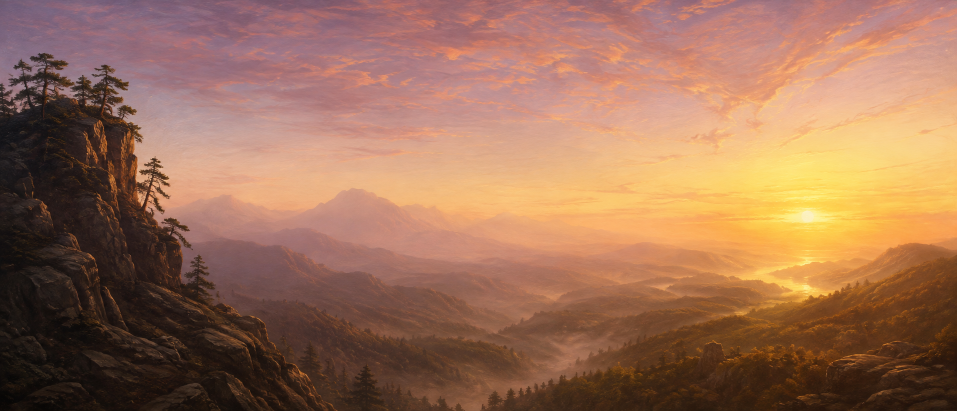
#> input picture docs/design/reference/bg-wide.png, 1913 x 822 px (shown at 1/2 size)
$ python build_bg_wide.py
#> lines starting #> are read from the running program, lines starting #| are printed output that depends on the picture
"""Skalerer spilskærmens brede baggrundsmaleri til de bredder spillet bruger.

Dommeren målte hele lærredet som forkert materiale: `body` var en CSS-gradient,
mens referencen er et malet landskab. Ingen mængde tokens kan lave en gradient
om til et maleri — derfor gik fundet i asset-køen og ikke i `tuning.css`.

Maleriet kan ikke skæres ud af mockuppen. UI-panelet dækker 77 % af fladen, så
kun to strimler på 168 px i hver side er ren baggrund; at strække dem til et
fuldt lærred giver udtværing, ikke et landskab. Billedet er derfor malet forfra
i samme register som referencen: kølig, diset, lav kontrast.

Bredden er valgt efter Martins krav: ét bredt maleri, som CSS `cover`er fra 4:3
op til ultrabredt, i stedet for ét billede per rude. Kildeforholdet er 21:9.

Bemærk om opløsning: kilden er 1913 px bred. På en 4:3-rude skalerer `cover`
efter HØJDEN, så et 1086 px højt vindue trækker billedet op til ~2527 px bredt.
Det er en opskalering på ~32 %. Maleriet er diset og uden fine detaljer, så det
bærer det — men derfor er 2560-varianten opskaleret fra kilden, ikke nedskaleret,
og det er den øvre grænse for, hvad der giver mening at levere.

Kør: python3 tools/art/build_bg_wide.py
"""
from pathlib import Path

import numpy as np
from PIL import Image

ROOT = Path(__file__).resolve().parents[2]
PAINTED = ROOT / "docs/design/reference/bg-wide.png"
OUT_DIR = ROOT / "src/assets/art"
WIDTHS = (1600, 2560)
ASPECT = 21 / 9


def _grade(src: Image.Image) -> Image.Image:
    """Trækker maleriet over i referencens kulør.

    Generatoren leverede et VARMT soloprindsmaleri, selvom prompten bad om
    "kølig, diset, lav kontrast" — samme svigt som stentavlen til Kombinér.
    Rettelsen er ikke en ny prompt, men en målt korrektion: referencens
    margener og vores egne margener viser præcis den samme flade, så en
    affin graduering fra vores statistik til referencens er direkte målbar.

    Tallene er MÅLT ÉN GANG og derefter frosset. De blev oprindeligt regnet
    ud mod `.judge/latest/render/game.png`, men så snart den render viser en
    allerede gradueret baggrund, måler scriptet sin egen rettelse og bliver
    til identitet — næste kørsel ville give det ustøttede maleri tilbage.
    Frosne konstanter gør bygget deterministisk fra kilden.

    Grå-verdens-metoden (bare skalere kanalmidler) blev fravalgt: den flytter
    kuløren, men lader vores for høje mætning stå. Reinhard i Lab flytter både
    midtpunkt og spredning, altså både kulør OG kontrast, som er de to ting
    dommeren målte forkert.

    AFVIST 2026-08-12 — en RÆKKEVIS efterjustering oveni. Tanken var, at et
    landskab er sin lodrette progression, og at vores maleri var for lyst
    præcis dér hvor problemchipsene sidder. Målingen sagde nej: lærredets
    tone faldt fra 0,897 til 0,775 og chippenes fra 0,291 til 0,171.
    Margenerne er de eneste rene baggrundssøjler, men netop derfor er de
    IKKE repræsentative for fladen i midten — en margen-udledt rækkedelta
    overkorrigerer alt det, rammen dækker.
    """
    import cv2  # lokal import: kun graduering bruger OpenCV

    # Målt mellem referencens og vores egne margener (søjle 15-150 og
    # 1300-1435 — de eneste steder hvor begge billeder viser ren baggrund).
    mu_o = np.array([52.1, 15.1, 20.7])
    mu_t = np.array([55.4, 9.8, 4.3])
    gain = np.array([0.93, 0.75, 0.67])

    lab = cv2.cvtColor(
        (np.asarray(src).astype(np.float32) / 255.0), cv2.COLOR_RGB2LAB
    )
    lab = ((lab - mu_o) * gain + mu_t).astype(np.float32)
    rgb = cv2.cvtColor(lab, cv2.COLOR_LAB2RGB)
    print(f"  graduering  b {mu_o[2]:+.1f}→{mu_t[2]:+.1f}  gain {gain}")
    return Image.fromarray(np.clip(rgb * 255.0, 0, 255).astype(np.uint8))


def main() -> None:
    if not PAINTED.exists():
        raise SystemExit(
            f"mangler {PAINTED.relative_to(ROOT)}\n"
            "Se scriptets docstring for kravene til maleriet."
        )
    src = Image.open(PAINTED).convert("RGB")
#> src is the input picture: PIL image 1913x822 RGB; mean R, G, B 156, 112, 87.2
    got = src.width / src.height
#> got = 2.33
    if abs(got - ASPECT) > 0.06:
        raise SystemExit(f"forholdet er {got:.2f}, forventede {ASPECT:.2f} (21:9)")

    src = _grade(src)
#> in _grade, `lab = cv2.cvtColor( (np.asarray(src).astype(np.float32) / 255.0), cv2...`: lab: shape (822, 1913, 3) float32; mean of channels 0, 1, 2 49.9, 14.5, 20
#> in _grade, `lab = ((lab - mu_o) * gain + mu_t).astype(np.float32)`: lab: shape (822, 1913, 3) float32; mean of channels 0, 1, 2 53.4, 9.3, 3.8
#> in _grade, `rgb = cv2.cvtColor(lab, cv2.COLOR_LAB2RGB)`:
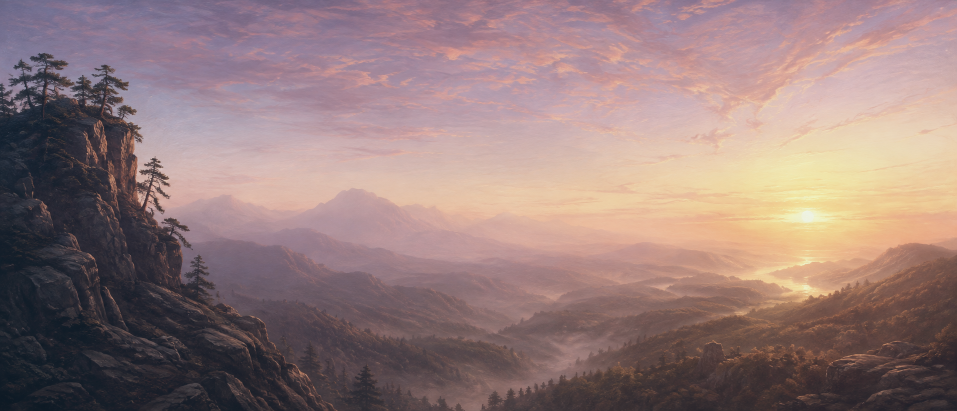
#> rgb: shape (822, 1913, 3) float32 (shown at 1/2 size); mean R, G, B 0.583, 0.487, 0.483

    OUT_DIR.mkdir(parents=True, exist_ok=True)
    for width in WIDTHS:
        img = src.resize((width, round(width / ASPECT)), Image.LANCZOS)
        path = OUT_DIR / f"bg-wide-{width}.webp"
        img.save(path, "WEBP", quality=82, method=6)
        print(f"  {path.name}  {img.width}x{img.height}  {path.stat().st_size / 1024:.1f} kB")


if __name__ == "__main__":
    main()
